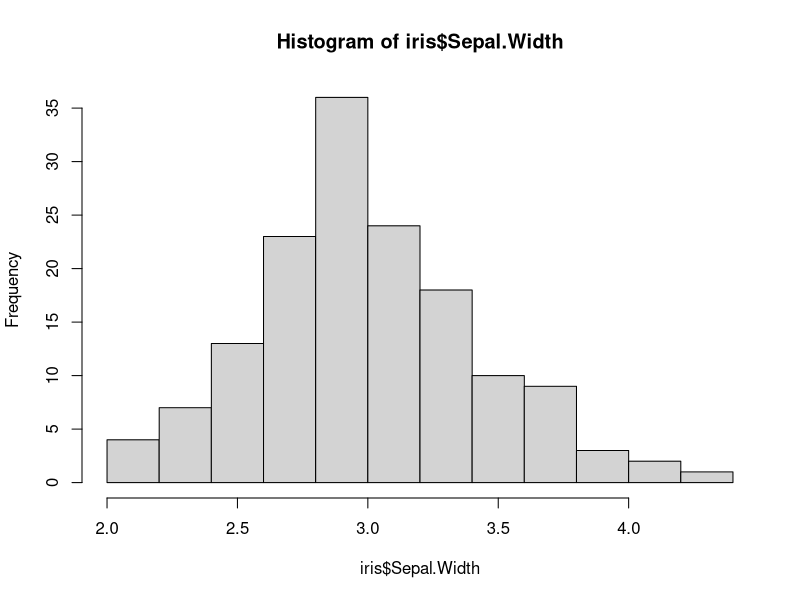
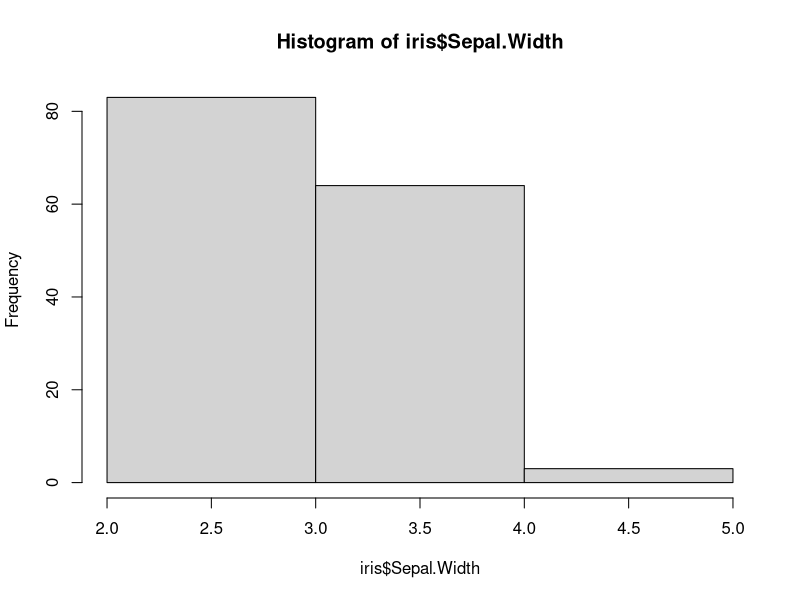
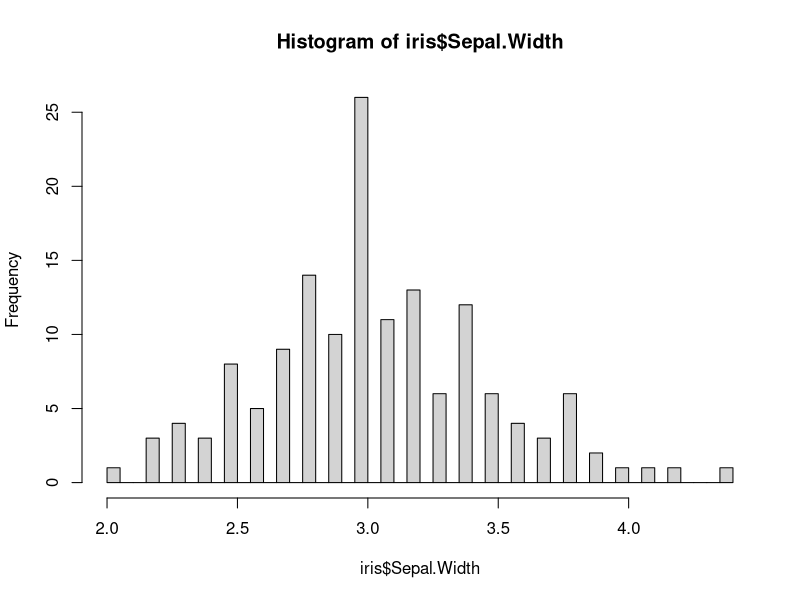
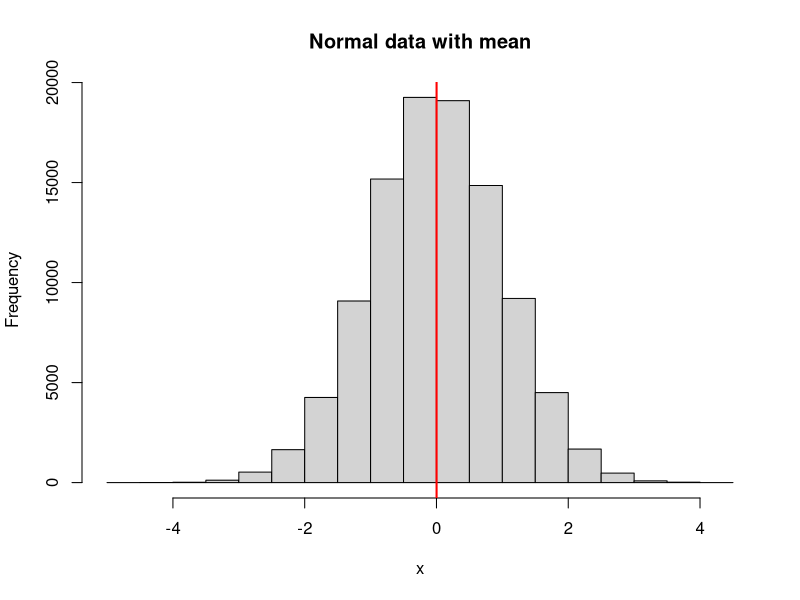
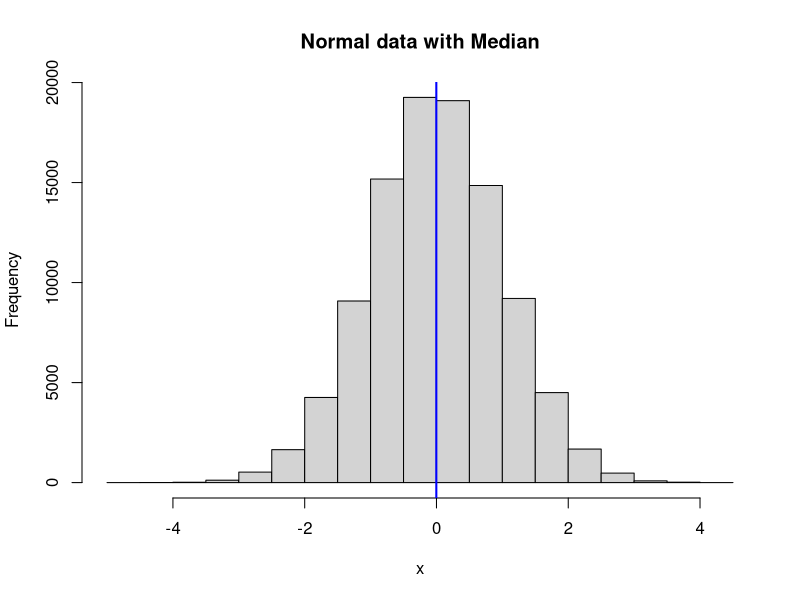
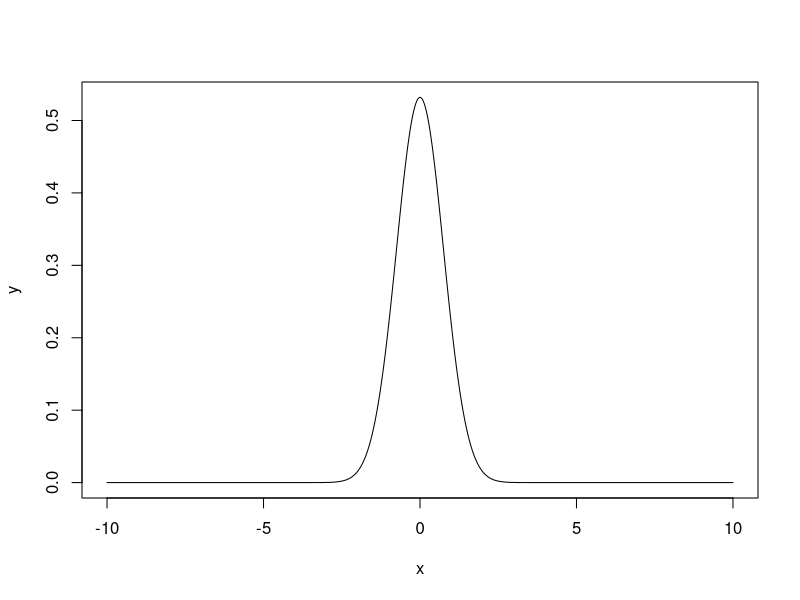
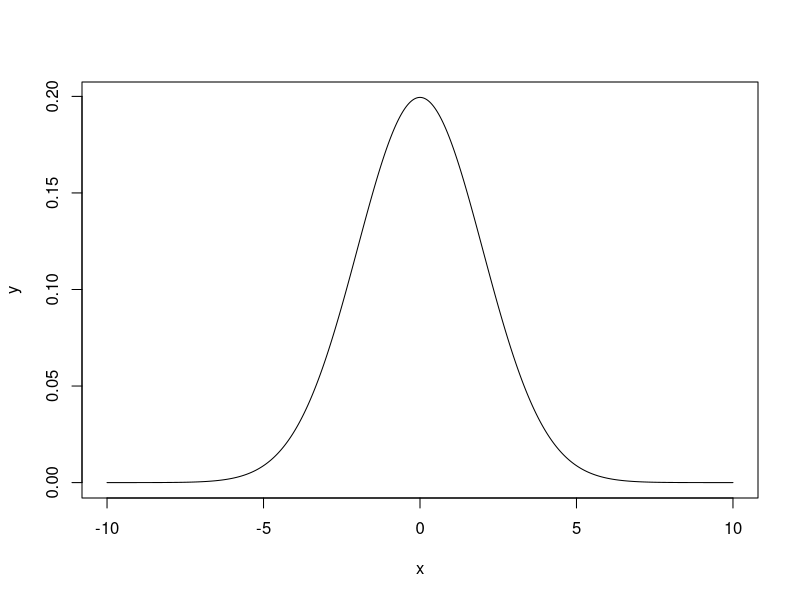
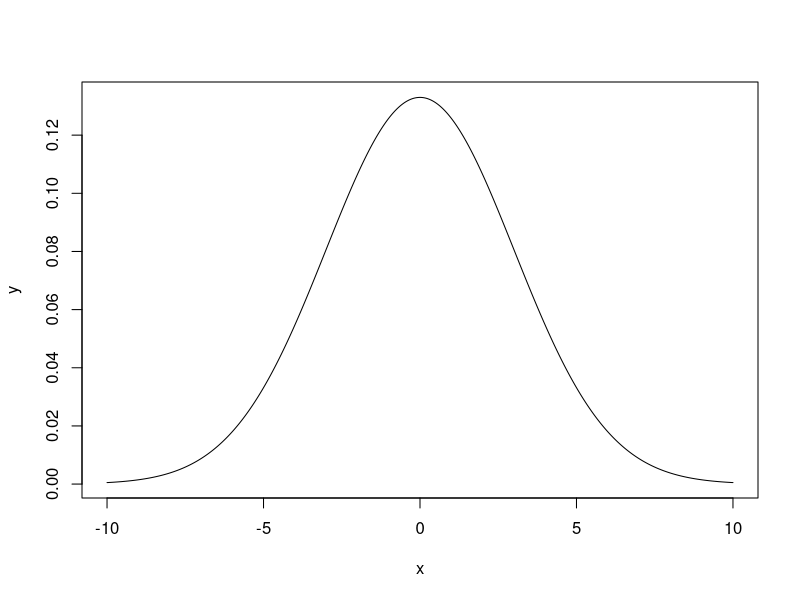

The R source for these figures, in order:
## ---- chunk 1
knitr::opts_chunk$set(echo = TRUE)
set.seed(100)
library(ggplot2)
## ---- chunk 2
#read in the data set called iris
data("iris")
## ---- chunk 3
#the dim function tells us the dimensions of our data set, how many rows and columns of data we have
dim(iris)

#we use the head function to see the top few rows of a data set
head(iris)
## ---- chunk 4
#we use unique to get all the unique values in a set a of data
#the $ after iris tells R we want a column within that data set, in this case, species
unique(iris$Species)
## ---- chunk 5
#the hist function allows us to draw a histogram of a data set
hist(iris$Sepal.Width)
## ---- chunk 6
#we can use the breaks argument in hist to tell it how many breaks we want in our histogram
hist(iris$Sepal.Width, breaks = 3)
## ---- chunk 7
hist(iris$Sepal.Width, breaks = 45)
## ---- chunk 8
#first we generate a random dataset of 100000 values from a noramal distribution
#note that the <- assigns a value to a variable
x <- rnorm(100000)

#then we take it's mean
xBar <- mean(x)

#we draw a histogram of the data
hist(x, main = "Normal data with mean")

#and add a line to the plot where the mean is
abline(v=xBar, col="red", lwd=2)
## ---- chunk 9
#get the median of the data and assign it to xMed
xMed <- median(x)

#we draw a histogram of the data
hist(x, main = "Normal data with Median")

#and add a line to the plot where the median is
abline(v=xMed, col="blue", lwd=2)
## ---- chunk 10
#these are functions we use to randomly sample, and plot random normal data, don't worry about these functions for now, unless you want to! in which case, feel free to worry about them!
#least dispersion
x <- seq(-10, 10, length=1000)
y <- dnorm(x, mean=0, sd=.75)
plot(x, y, type="l", lwd=1)

#medium dispersion
x <- seq(-10, 10, length=1000)
y <- dnorm(x, mean=0, sd=2)
plot(x, y, type="l", lwd=1)

#most dispersion
x <- seq(-10, 10, length=1000)
y <- dnorm(x, mean=0, sd=3)
plot(x, y, type="l", lwd=1)
## ---- chunk 11
#least dispersion
x <- seq(-10, 10, length=1000)
y <- dnorm(x, mean=0, sd=.75)
y.stDev <- .75
plot(x, y, type="l", lwd=1)
abline(v=y.stDev, col="blue", lwd=2)
abline(v=-y.stDev, col="blue", lwd=2)
abline(v=2*y.stDev, col="red", lwd=2)
abline(v=-2*y.stDev, col="red", lwd=2)
abline(v=3*y.stDev, col="green", lwd=2)
abline(v=-3*y.stDev, col="green", lwd=2)

#medium dispersion
x <- seq(-10, 10, length=1000)
y <- dnorm(x, mean=0, sd=2)
y.stDev <- 2
plot(x, y, type="l", lwd=1)
abline(v=y.stDev, col="blue", lwd=2)
abline(v=-y.stDev, col="blue", lwd=2)
abline(v=2*y.stDev, col="red", lwd=2)
abline(v=-2*y.stDev, col="red", lwd=2)
abline(v=3*y.stDev, col="green", lwd=2)
abline(v=-3*y.stDev, col="green", lwd=2)

#most dispersion
x <- seq(-10, 10, length=1000)
y <- dnorm(x, mean=0, sd=3)
y.stDev <- 3
plot(x, y, type="l", lwd=1)
abline(v=y.stDev, col="blue", lwd=2)
abline(v=-y.stDev, col="blue", lwd=2)
abline(v=2*y.stDev, col="red", lwd=2)
abline(v=-2*y.stDev, col="red", lwd=2)
abline(v=3*y.stDev, col="green", lwd=2)
abline(v=-3*y.stDev, col="green", lwd=2)
## ---- chunk 12
#mean
mean(iris$Sepal.Width)
#median
median(iris$Sepal.Width)
## ---- chunk 13
#range (min then max)
range(iris$Sepal.Width)
#variance
var(iris$Sepal.Width)
#standard deviation
#sd gives us standard deviation, but we assign it to a variable here so we can calculate standard error
standardDev <- sd(iris$Sepal.Width)
standardDev
#standardError (remember n=150 here)
standardDev/sqrt(150)
## ---- chunk 14
setosa <- as.data.frame(iris[iris$Species == "setosa",])
versicolor <- as.data.frame(iris[iris$Species == "versicolor",])
virginica <- as.data.frame(iris[iris$Species == "virginica",])

#first lets look at the Sepal length in each species and see if they're (approximately) normally distrubted
setosaSepLenHist <- hist(setosa$Sepal.Length, main="Setosa Sepal Length")
versicolorSepLenHist <- hist(versicolor$Sepal.Length, main="Versicolor Sepal Length")
virginicaSepLenHist <- hist(virginica$Sepal.Length, main="Virginica Sepal Length")

setosaSepLenHist
versicolorSepLenHist
virginicaSepLenHist

#While they clearly aren't perfectly normal, real data we look at in biology is rarely
#exactly normal, we'll treat this data as normal for these tests

#We can also look at all three data sets colored differently to see if the data look
#different next to each other, for some intuition about the results of our test
#for that we'll use a package called ggplot, with the original iris data frame, grouping by species
#Also note that this isn't a histogram, it's something called a density plot, but for this particular exercise we can use it interchangably

ggplot(iris, aes(Sepal.Length, fill=Species)) + geom_density(alpha=0.2)
## ---- chunk 15
t.test(setosa$Sepal.Length, versicolor$Sepal.Length, alternative = "two.sided", var.equal = TRUE)
## ---- chunk 16
t.test(setosa$Sepal.Length, versicolor$Sepal.Length, alternative = "greater", var.equal = TRUE)
## ---- chunk 17
plot(function(x) dt(x, 98), -11,11, main="t-distribution with 98 degrees of freedom")
## ---- chunk 18
t.test(setosa$Sepal.Length, versicolor$Sepal.Length, alternative = "less", var.equal = TRUE)
## ---- chunk 19
t.test(setosa$Sepal.Length, versicolor$Sepal.Length, alternative = "less", var.equal = FALSE)
## ---- chunk 20
#plotting our iris sepal lengh, colored by species
#pch denotes the point shape
#ab line adds a line where we want it
plot(iris$Sepal.Length, col=iris$Species, pch=20)
abline(h=mean(iris$Sepal.Length))
## ---- chunk 21
#plotting our iris sepal lengh, colored by species
#pch denotes the point shape
#ab line adds a line where we want it
plot(iris$Sepal.Length, col=iris$Species, pch=20)
abline(h=mean(setosa$Sepal.Length))
abline(h=mean(versicolor$Sepal.Length), col="red")
abline(h=mean(virginica$Sepal.Length), col="green")
## ---- chunk 22
#first we run our anova using the aov function
#we specify the formula for our ANOVA using the syntax (dependent.variable ~ explanaotry.variable(s))
#We use the summary function because, as you can see, the aov output itself doesn't give us a p value (Pr(>F) in the summary)

iris.aov <- aov(Sepal.Length~Species, data=iris)
print("*******aov function output **********")
iris.aov
print("******* summary output ****")
summary(iris.aov)
## ---- chunk 23
#load the package
library(MASS)
data <- table(survey$Smoke, survey$Exer)
data
## ---- chunk 24
total <- sum(data)
total
rowSums(data)/total
colSums(data)/total
## ---- chunk 25
expectedHeavyFreq <- 236*0.0466*0.487
expectedHeavyFreq
## ---- chunk 26
r <- 4
c <- 3
df <- (r-1)*(c-1)
df
## ---- chunk 27
chisq.test(data)
